Frame 1 (no input): blank canvas, image omitted
Frame 60 (no input): blank canvas, image omitted
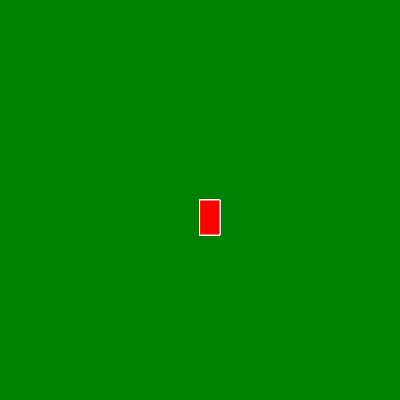
Frame 120 (the mouse pressed at the canvas centre since frame 60)

The p5.js sketch whose frames 1 and 60 were blank and that drew this single picture after the mouse press (run headless with seeded random() and noise() and a simulated clock; from frame 60 on, the mouse is pressed at the canvas centre):

// p5.js sketch
// ── sketch.js
function setup() {
    createCanvas(400, 400);
    background("green");
  }
  
  function draw() {
    
    fill("red")
    stroke("white")
    
    console.log(mouseIsPressed)
    
    if (mouseIsPressed) {
      rect(mouseX, mouseY, 20, 35);
    
    }  
  }
